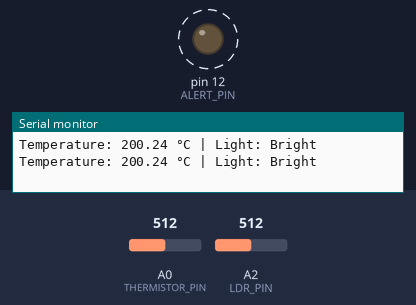
Bench run of a sketch on a simulated Arduino Uno, built with avr-gcc and run on an emulated ATmega328P. Parts: output pins drawn as LEDs (lit = HIGH), the last lines printed to the serial monitor. Dashed ring = blinking. The inputs (shaded band) are chosen by the test bench; at power-on: A2 (LDR_PIN) = 512, A0 (THERMISTOR_PIN) = 512.

Above: at 0.9 s.
1.6 s: A2 (LDR_PIN) set to 236
5.0 s: A2 (LDR_PIN) set to 202
At 6.5 s:
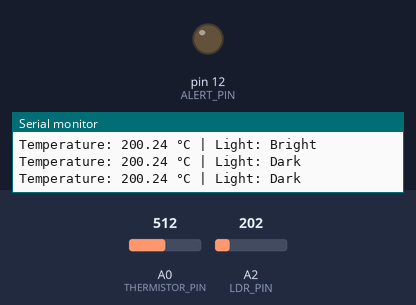
7.6 s: A2 (LDR_PIN) set to 230
At 10.9 s:
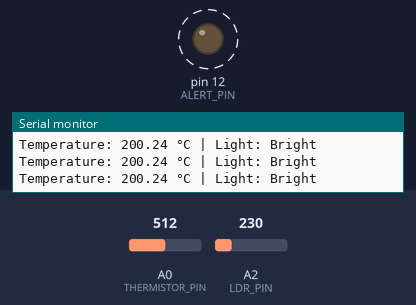
11.0 s: A2 (LDR_PIN) set to 210
At 12.1 s:
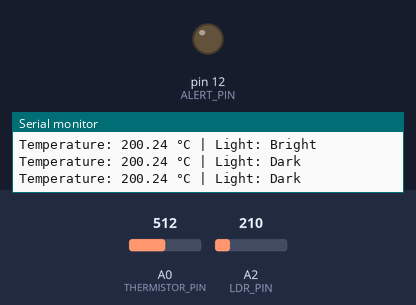
Timing chart, 0 to 13.5 s (numbered marks = the images above; inputs shaded):
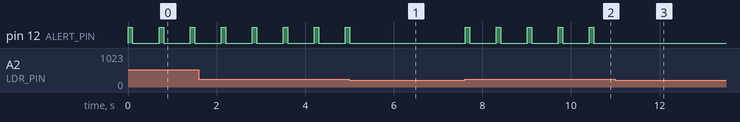

The sketch:

LabAct3.ino
```cpp
#define THERMISTOR_PIN A0
#define LDR_PIN A2
#define ALERT_PIN 12

const float TEMP_THRESHOLD = 50.0;
const int LIGHT_THRESHOLD = 220;

void setup() {
  Serial.begin(9600);
  pinMode(ALERT_PIN, OUTPUT);
  pinMode(LDR_PIN, INPUT);
}

void loop() {
  float temperature = readTemperature();
  int lightState = readBrightness();

  Serial.print("Temperature: ");
  Serial.print(temperature);
  Serial.print(" °C | Light: ");
  Serial.println(lightState == HIGH ? "Bright" : "Dark");


  if (temperature >= TEMP_THRESHOLD && lightState == HIGH) {
    digitalWrite(ALERT_PIN, HIGH);
    delay(100);
    digitalWrite(ALERT_PIN, LOW);
    delay(100);
  } else {
    digitalWrite(ALERT_PIN, LOW);
  }

  delay(500);
}

float readTemperature() {
  int analogValue = analogRead(THERMISTOR_PIN);
  float voltage = analogValue * (5.0 / 1023.0);
  float temperatureC = (voltage - 0.5) * 100.0;
  return temperatureC;
}


int readBrightness() {
  int brightness = analogRead(LDR_PIN);
  if (brightness >= LIGHT_THRESHOLD)
    return HIGH;
  else
    return LOW;
}
```

Measured:
- the behaviour switches between 220 and 219 on A2 (LDR_PIN) (found by bisection; images 0 and 1)
- after the input at 5.0 s, pin 12 (ALERT_PIN): goes on until 5.0 s, then stays LOW
- after the input at 7.6 s, pin 12 (ALERT_PIN): alternates HIGH for 0.10 s and LOW for 0.60 s, starting at once
- after the input at 11.0 s, pin 12 (ALERT_PIN): stops changing and stays LOW
- by itself, pin 12 (ALERT_PIN): alternates HIGH for 0.10 s and LOW for 0.60 s
